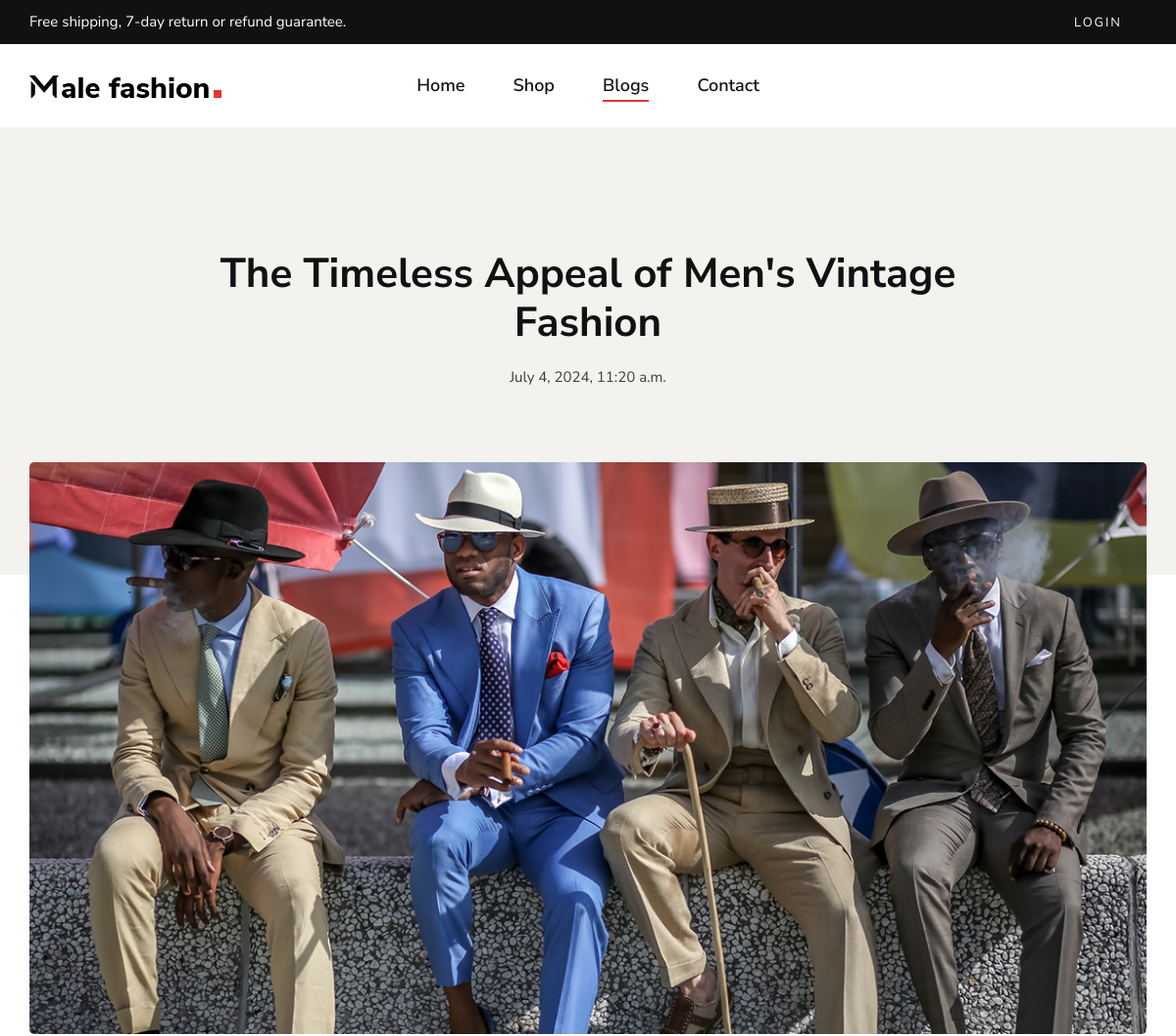
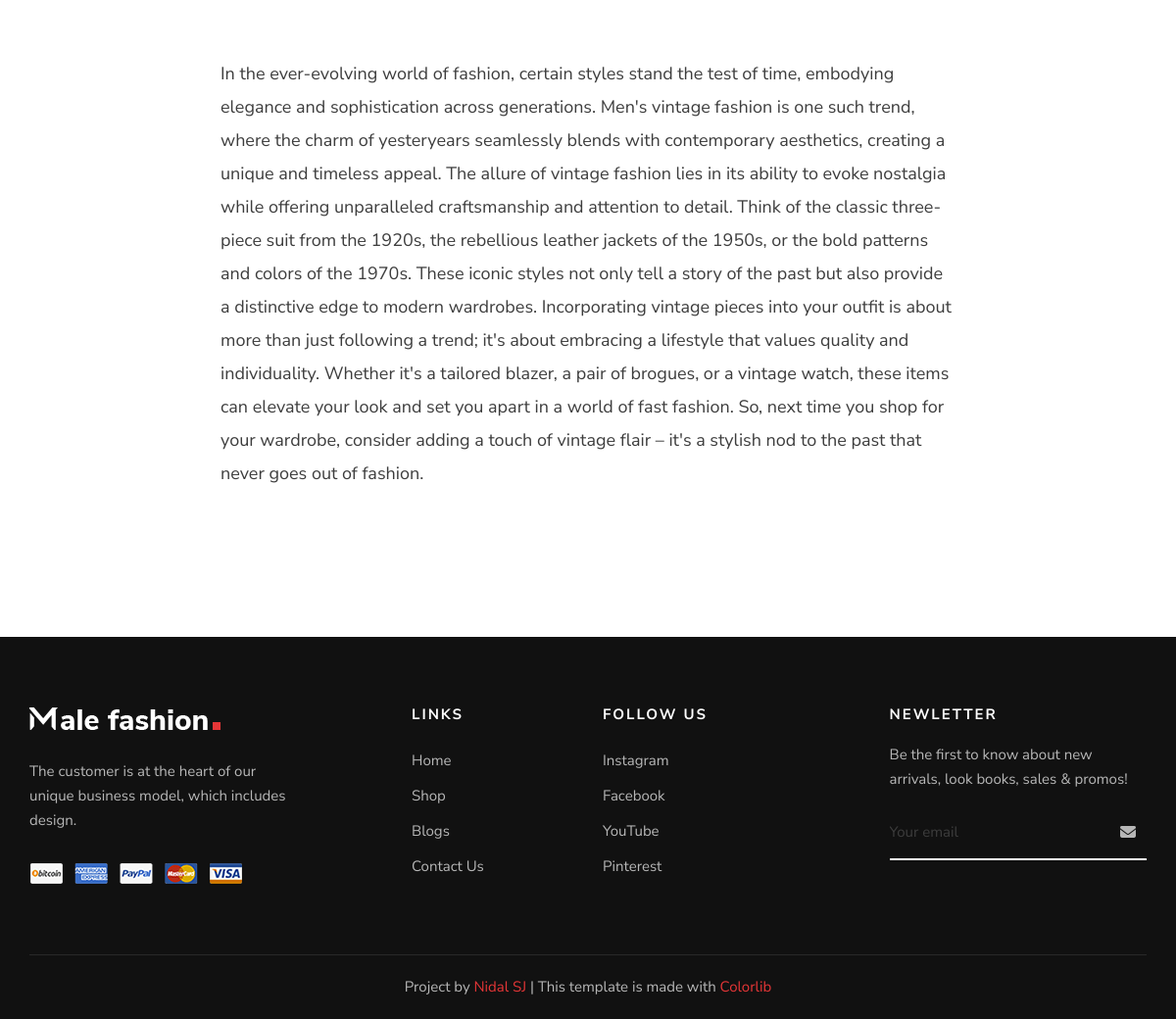
Page /blog_post/1 on the committed database (2 pictures, top to bottom).
### products/models.py (models this page shows, shortened)
class ReadBlogs(models.Model):
    blog_title = models.CharField(max_length=100)
    blog_image = models.ImageField(upload_to='media/')
    blog_content = models.TextField()
    posted_at = models.DateTimeField(auto_now_add=True)

### products/views.py (the view)
# urls.py: path('blog_post/<pk>', views.blog_post, name='blog_post'),
def blog_post(request, pk):
    blog_post = ReadBlogs.objects.get(pk=pk)
    context = {'blog_post': blog_post}
    return render (request, 'blog_post.html', context)

### templates/blog_post.html (shortened to what this page needs)
{% extends 'base_layout.html' %}
{% block content %}
<section class="blog-hero spad">
    <div class="container">
        <div class="row d-flex justify-content-center">
            <div class="col-lg-9 text-center">
                <div class="blog__hero__text">
                    <h2>{{blog_post.blog_title}}</h2>
                    <ul>
                        <li>{{blog_post.posted_at}}</li>
                    </ul>
                </div>
            </div>
        </div>
    </div>
</section>
<section class="blog-details spad">
    <div class="container">
        <div class="row d-flex justify-content-center">
            <div class="col-lg-12">
                <div class="blog__details__pic">
                    <img src="{{blog_post.blog_image.url}}" alt="">
                </div>
            </div>
            <div class="col-lg-8">
                <div class="blog__details__content">
                    <div class="blog__details__text">
                        <p>{{blog_post.blog_content}}</p>
                    </div>
                </div>
            </div>
        </div>
    </div>
</section>
{% endblock content %}

### static/css/style.css (style rules this page uses)
html, body { height: 100%; font-family: "Nunito Sans", sans-serif; -webkit-font-smoothing: antialiased; }
h1, h2, h3, h4, h5, h6 { margin: 0; color: #111111; font-weight: 400; font-family: "Nunito Sans", sans-serif; }
h2 { font-size: 36px; }
p { font-size: 15px; font-family: "Nunito Sans", sans-serif; color: #3d3d3d; font-weight: 400; line-height: 25px; margin: 0 0 15px 0; }
img { max-width: 100%; }
ul, ol { padding: 0; margin: 0; }
.spad { padding-top: 100px; padding-bottom: 100px; }
.blog-hero { background: #f3f2ee; padding-top: 125px; padding-bottom: 190px; }
.blog__hero__text h2 { color: #111111; font-size: 42px; font-weight: 700; line-height: 50px; margin-bottom: 18px; }
.blog__hero__text ul li { list-style: none; font-size: 15px; color: #3d3d3d; display: inline-block; margin-right: 40px; position: relative; }
.blog__hero__text ul li:after { position: absolute; right: -25px; top: 0; content: "|"; }
.blog__hero__text ul li:last-child { margin-right: 0; }
.blog__hero__text ul li:last-child:after { display: none; }
.blog-details { margin-top: -115px; padding-top: 0; }
.blog__details__content { position: relative; }
.blog__details__pic { margin-bottom: 60px; }
.blog__details__pic img { min-width: 100%; border-radius: 5px; }
.blog__details__text { margin-bottom: 50px; }
.blog__details__text p { font-size: 18px; line-height: 34px; }
.blog__details__text p:last-child { margin-bottom: 0; }
@media only screen and (min-width: 1200px) { .container { max-width: 1170px; } }

### rows in the picture
ReadBlogs: blog_title "The Timeless Appeal of Men's Vintage Fashion", posted_at "July 4, 2024, 11:20 a.m.", blog_image (picture), blog_content "In the ever-evolving world of fashion, certain styles stand the test of time, embodying elegance and sophistication across generations. Men's vintage fashion is one such trend, where the charm of yesteryears seamlessly blends with contemporary aesthetics, creating a unique and timeless appeal. The allure of vintage fashion lies in its ability to evoke nostalgia while offering unparalleled craftsmanship and attention to detail. Think of the classic three-piece suit from the 1920s, the rebellious leather jackets of the 1950s, or the bold patterns and colors of the 1970s. These iconic styles not only tell a story of the past but also provide a distinctive edge to modern wardrobes.…"
